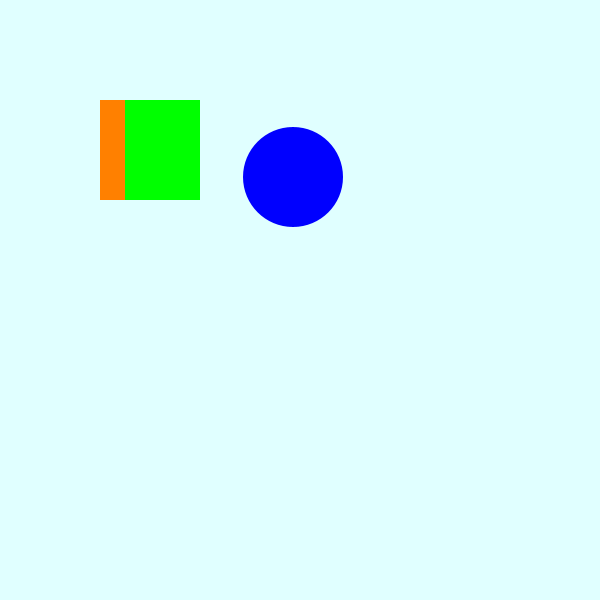
Frame 1 (no input)
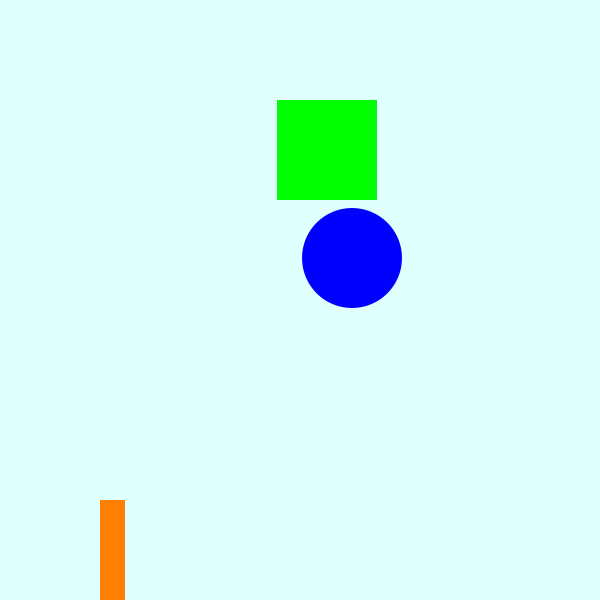
Frame 60 (the mouse pressed at the canvas centre just before this capture)
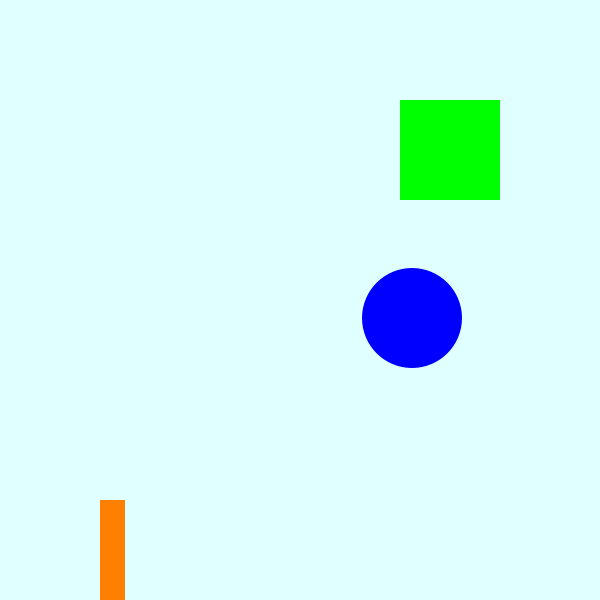
Frame 120 (the mouse held since frame 60 and released just before this capture)

The Processing sketch that drew these frames (run headless with seeded random() and noise(); from frame 60 on, the mouse is pressed at the canvas centre):

// Processing sketch: processing_86403
// ── processing_86403.pde

//creating variables
void setup(){
  size(600, 600);
  smooth();
}
int rgx = 100;
int rgy = 100;
int bex = int(random(300))+100;
int bey = int(random(300))+100;
int rox = 100;
int roy = 100;
void draw(){
  background(#E0FFFF);
  //Green square
  fill(#00FF00);
  noStroke();
  rect(rgx, rgy, 100,100);
  rgx+=3;
  rgx=constrain(rgx,0,400);
  // Blue circle
  fill(#0000FF);
  noStroke();
  ellipse(bex,bey, 100,100);
  bex+=1;
  bey+=1;
  bex=constrain(bex,0,500);
  bey=constrain(bey,200,400);
  //orange rectangle
  fill(#FF8000);
  noStroke();
  rect(rox,roy, 25,100);
  roy+=10;
  roy=constrain(roy,0,500);
}
